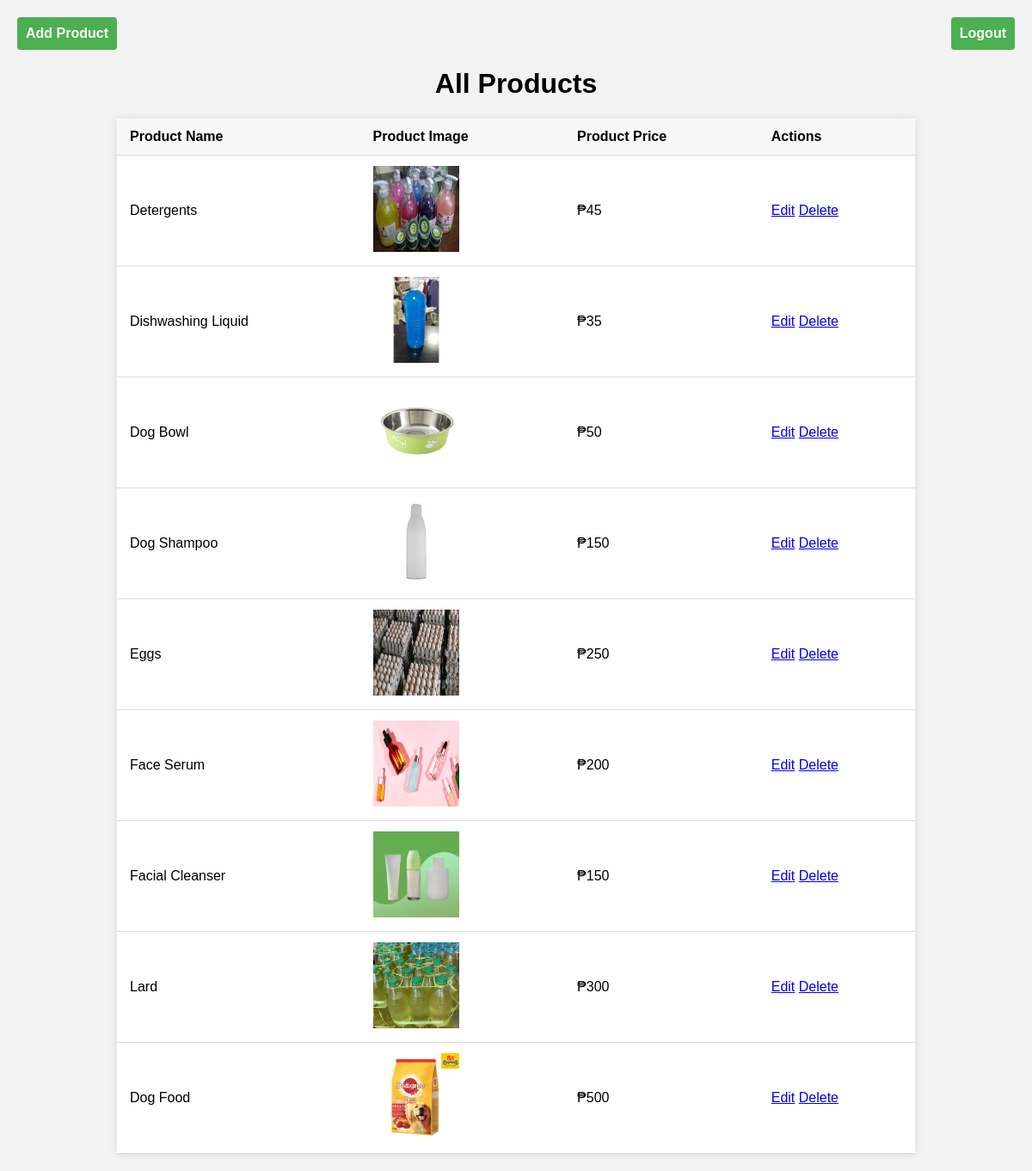
Screenshot of /login_process.php with the database file from the repository.
### tables this page shows
CREATE TABLE `products` (
  `product_id` int(11) NOT NULL,
  `product_name` varchar(200) NOT NULL,
  `product_description` varchar(200) NOT NULL,
  `product_price` varchar(10) NOT NULL,
  `product_image` varchar(200) NOT NULL,
  `Category` varchar(200) NOT NULL
);

### login_process.php (the view, shortened to what this page needs)
<?php
$servername = "localhost";
$username = "root";
$password = "";
$dbname = "storedb";
$conn = new mysqli($servername, $username, $password, $dbname);
$sql = "SELECT * FROM products";
$result = mysqli_query($conn, $sql);
?>
<!DOCTYPE html>
<html>
<head>
</head>
<body>
    <div class="header">
    <a class="add-product-button" href="add_product.php">Add Product</a>
        <div class="header-actions">
            <a href="logout.php">Logout</a>
        </div>
    </div>
    <h1>All Products</h1>
    <table>
        <tr>
            <th>Product Name</th>
            <th>Product Image</th>
            <th>Product Price</th>
            <th>Actions</th>
        </tr>
        <?php while ($row = $result->fetch_assoc()) : ?>
            <tr>
                <td><?php echo $row['product_name']; ?></td>
                <td><img src="products/<?php echo $row['product_image']; ?>" alt="<?php echo $row['product_name']; ?>" width="100" height="100"></td>
                <td><?php echo $row['product_price']; ?></td>
                <td>
                    <a href="edit_product.php?id=<?php echo $row['product_id']; ?>">Edit</a>
                    <a href="delete_product.php?id=<?php echo $row['product_id']; ?>">Delete</a>
                </td>
            </tr>
        <?php endwhile; ?>
    </table>
</body>
</html>

### login_process.php (style rules this page uses)
body { font-family: Arial, sans-serif; background-color: #f2f2f2; margin: 0; padding: 20px; }
.header { display: flex; justify-content: space-between; align-items: center; margin-bottom: 20px; }
.header-actions { display: flex; align-items: center; }
.header-actions a { display: inline-block; margin-left: 10px; padding: 10px; background-color: #4CAF50; color: #fff; text-decoration: none; border-radius: 4px; font-weight: bold; }
h1 { text-align: center; }
table { margin: 0 auto; border-collapse: collapse; width: 80%; background-color: #fff; box-shadow: 0 0 10px rgba(0, 0, 0, 0.1); }
th, td { padding: 12px 15px; text-align: left; border-bottom: 1px solid #ddd; }
th { background-color: #f8f8f8; font-weight: bold; }
.add-product-button { top: 20px; left: 20px; padding: 10px; background-color: #4CAF50; color: #fff; text-decoration: none; border-radius: 4px; font-weight: bold; }

### rows the page displays
products: product_name "Detergents", product_image+product_name (picture), product_price "₱45"
products: product_name "Dishwashing Liquid", product_image (picture), product_price "₱35"
products: product_name "Dog Bowl", product_image (picture), product_price "₱50"
products: product_name "Dog Shampoo", product_image (picture), product_price "₱150"
products: product_name "Eggs", product_image (picture), product_price "₱250"
products: product_name "Face Serum", product_image (picture), product_price "₱200"
products: product_name "Facial Cleanser", product_image (picture), product_price "₱150"
products: product_name "Lard", product_image (picture), product_price "₱300"
products: product_name "Dog Food", product_image (picture), product_price "₱500"
